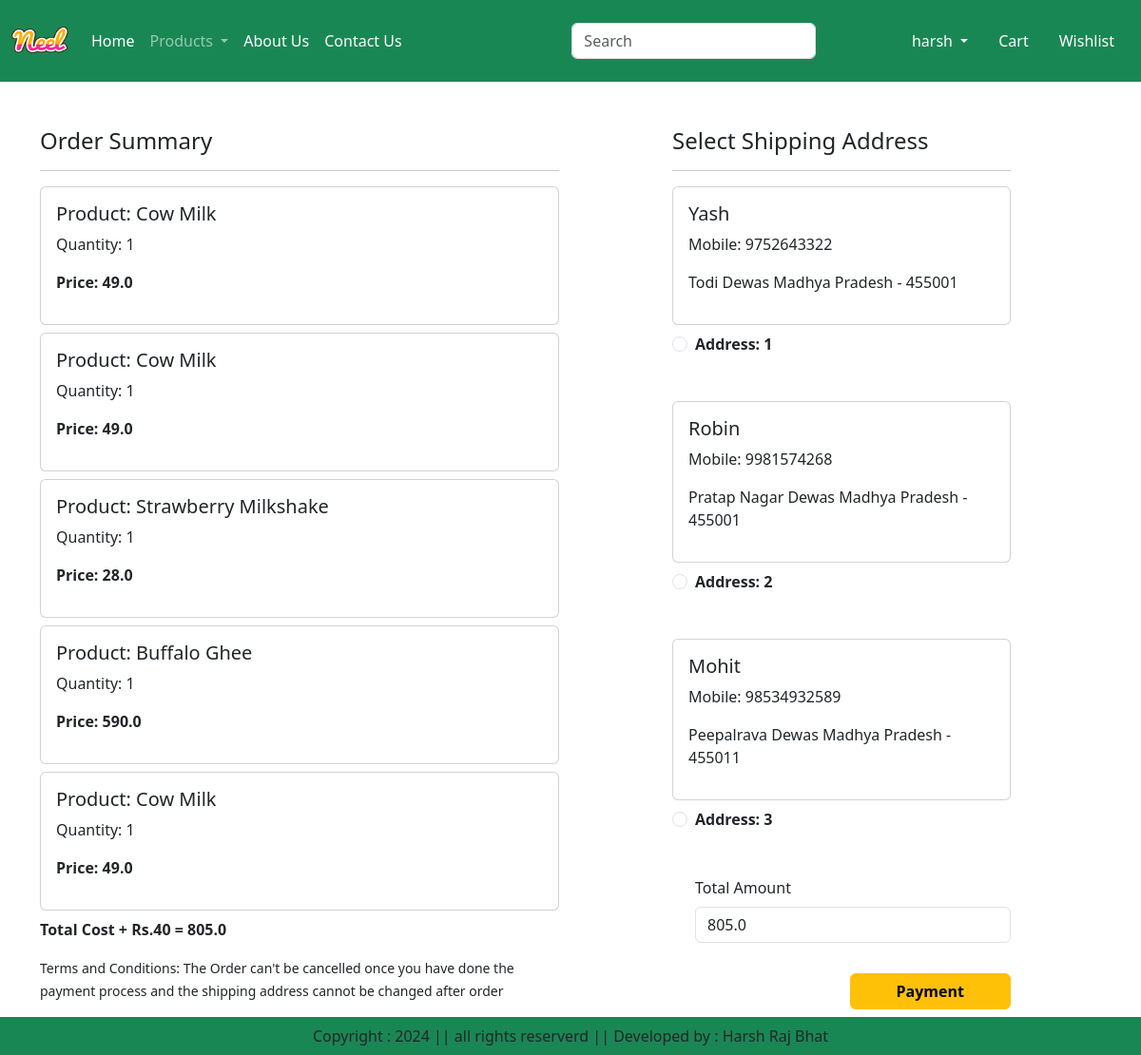
Screenshot of /checkout/ (signed in) with the database file from the repository.
### app/models.py (models this page shows, shortened)
class Cart(models.Model):
    user = models.ForeignKey(User,on_delete=models.CASCADE)
    product = models.ForeignKey(Product,on_delete=models.CASCADE)
    quantity = models.PositiveIntegerField(default=1)

class Product(models.Model):
    title = models.CharField(max_length=100)
    selling_price = models.FloatField()
    discounted_price = models.FloatField()
    description = models.TextField()
    composition = models.TextField(default='')
    prodapp = models.TextField(default='')
    category = models.CharField(choices=CATEGORY_CHOICES, max_length=2)
    product_image = models.ImageField(upload_to='product')

class Customer(models.Model):
    user = models.ForeignKey(User, on_delete=models.CASCADE)
    name = models.CharField(max_length=200)
    locality = models.CharField(max_length=200)
    city = models.CharField(max_length=200)
    mobile = models.IntegerField(default=0)
    zipcode = models.IntegerField()
    state = models.CharField(choices=STATE_CHOICES,max_length=100)

### app/views.py (the view)
# urls.py: path('checkout/', views.checkout.as_view(), name='checkout'),
class checkout(View):
    def get(self,request):
        user=request.user
        add=Customer.objects.filter(user=user)
        cart_items=Cart.objects.filter(user=user)
        famount=0
        for p in cart_items:
            value = p.quantity*p.product.discounted_price
            famount = famount+value
        totalamount = famount+40
        return render(request, 'app/checkout.html',locals())

### app/templates/app/checkout.html (shortened to what this page needs)
{% extends "app/base.html" %}
{% load static %}
{% block main-content %}
<div class='container'>
    <div class='row mt-5'>
        <div class='col-sm-6'>
            <h4>Order Summary</h4>
            <hr>
            {% for item  in cart_items  %}
                <div class='card mb-2'>
                    <div class='card-body'>
                        <h5>Product: {{item.product.title}}</h5>
                        <p>Quantity: {{item.quantity}}</p>
                        <p class='fw-bold'>Price: {{item.product.discounted_price}}</p>
                    </div>
                </div>
            {% endfor %}
            <p class='fw-bold'>Total Cost + Rs.40 = {{totalamount}}</p>
            <small> Terms and Conditions: The Order can't be cancelled once you have done the payment process and the shipping address cannot be changed after order</small>
        </div>
        <div class='col-sm-4 offset-sm-1'>
            <h4>Select Shipping Address</h4>
            <hr>
            <form method='post' id='myform'>
                {% for ad in add  %}
                    <div class='card'>
                        <div class='card-body'>
                            <h5>{{ad.name}}</h5>
                            <p>Mobile: {{ad.mobile}}</p>
                            <p>{{ad.locality}} {{ad.city}} {{ad.state}} - {{ad.zipcode}}</p>
                        </div>
                    </div>
                    <div class='form-check mt-2 mb-5'>
                        <input class='form-check-input' type='radio' name='custid' id='custadd{{forloop.counter}}' value='{{ad.id}}'>
                        <label class='form-check-label fw-bold' for="custadd{{forloop.counter}}">
                            Address: {{forloop.counter}} </label>
                        </div>
                {% endfor %}
                <div class='form-check mb-3'>
                    <label for='totalamount' class='form-label'>Total Amount</label>
                    <input type='number' class='form-control' name='totalamount' value={{totalamount}} readonly>
                </div>
                <div class='text-end'>
                    <button id='rzp-button1' type='submit' class='btn btn-warning mt-3 px-5 fw-bold'>Payment</button>
                </div><br><br>
            </form>
        </div>
    </div>
</div>
{% endblock main-content %}

### app/templates/app/base.html (shortened to what this page needs)
<!DOCTYPE html>
{% load static %}
<html lang="en">
<head>
    <link href="https://cdn.jsdelivr.net/npm/bootstrap@5.3.3/dist/css/bootstrap.min.css" rel="stylesheet">
    <link rel='stylesheet' href="{% static 'app/css/owl.carousel.min.css' %}" />
    <link rel='stylesheet' href="{% static 'app/css/all.min.css' %}" />
    <link rel='stylesheet' href="{% static 'app/css/style.css' %}" />
</head>
<body>
    <nav class="navbar navbar-expand-lg navbar-dark bg-success">
        <div class="container-fluid">
          <a class="navbar-brand" href="#">
            <img src="{% static "app/images/neel.png" %}" width = '60' height = '60'/>
          </a>
          <div class="collapse navbar-collapse ank" id="navbarSupportedContent">
            <ul class="navbar-nav   me-auto mb-2 mb-lg-0">
              {% if request.user.is_authenticated %}
              <li class="nav-item">
                <a class="nav-link active" aria-current="page" href="/">Home</a>
              </li>
              <li class="nav-item dropdown">
                <a class="nav-link dropdown-toggle" href="#" role="button" data-bs-toggle="dropdown" aria-expanded="false">
                  Products
                </a>
              </li>
              <li class="nav-item">
                <a class="nav-link text-white" href="{% url "about" %}">About Us </a>
              </li>
              <li class="nav-item">
                <a class="nav-link text-white" href="{% url "contact" %}">Contact Us </a>
              </li>
            </ul>
            <form class="d-flex" role="search">
              <input class="form-control me-2" type="search" placeholder="Search" aria-label="Search">
              <button class="btn btn-outline-success" type="submit">Search</button>
            </form>
          </div>
          <ul class="navbar-nav me-auto mb-2 mb-lg-0">
           <li class="nav-item dropdown mx-2 ">
            <a class="nav-link dropdown-toggle text-white" href="#" id="profileDropdwon" role="button" data-bs-toggle="dropdown" aria-expanded="false">
                {{user}}
            </a>
           </li>
           <li class="nav-item mx-2">
            <a class="nav-link text-white" href="#">Cart </a>
           </li>
           <li class="nav-item mx-2">
            <a class="nav-link text-white" href="#">Wishlist </a>
           </li>
           {% endif %}
          </ul>
        </div>
      </nav>
      {% block main-content %}{% endblock main-content %}
        <footer class="container-fluid fixed-bottom bg-success text-center p-2 mt-5">
            Copyright : 2024 || all rights reserverd || Developed by : Harsh Raj Bhat
</body>
</html>

### rows the page displays
Cart: product "Cow Milk", quantity "1", product.discounted_price "49.0"
Cart: product "Cow Milk", quantity "1", product.discounted_price "49.0"
Cart: product "Strawberry Milkshake", quantity "1", product.discounted_price "28.0"
Cart: product "Buffalo Ghee", quantity "1", product.discounted_price "590.0"
Cart: product "Cow Milk", quantity "1", product.discounted_price "49.0"
Customer: name "Yash", mobile "9752643322", locality "Todi", city "Dewas", state "Madhya Pradesh", zipcode "455001"
Customer: name "Robin", mobile "9981574268", locality "Pratap Nagar", city "Dewas", state "Madhya Pradesh", zipcode "455001"
Customer: name "Mohit", mobile "98534932589", locality "Peepalrava", city "Dewas", state "Madhya Pradesh", zipcode "455011"

### other values shown
{{ user }} "harsh"
{{ totalamount }} "805.0"
